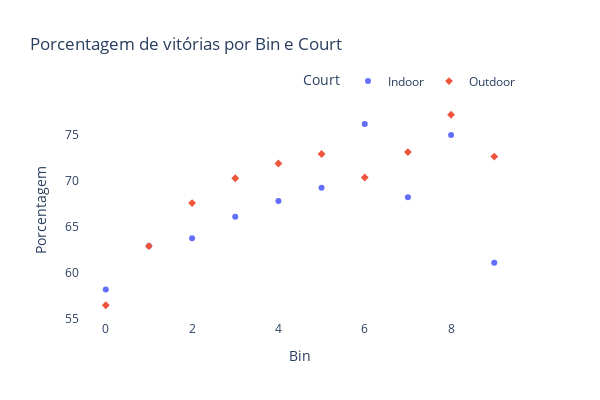

Source (notebook cell):
### Code cell
# Calculando a porcentagem de vitórias por bin e court
grouped_data = result.groupby(['Court', 'Bin']).apply(lambda x: (x['Rank_winner'] < x['Rank_loser']).mean() * 100)
grouped_data = grouped_data.reset_index(name='Porcentagem')

# Definindo as cores para cada court
colors = px.colors.qualitative.Plotly[:len(result['Court'].unique())]

# Criando o gráfico de pontos interativo com legenda
fig = px.scatter(grouped_data, x='Bin', y='Porcentagem', color='Court', symbol='Court',
                 color_discrete_sequence=colors, title='Porcentagem de vitórias por Bin e Court')
fig.update_layout(legend_title='Court', legend=dict(orientation='h', yanchor='bottom', y=1.02, xanchor='right', x=1))

fig.update_layout(width=600, height=400, plot_bgcolor='white')


# Exibindo o gráfico
fig.show()

### Figure 1 — Plotly figure (JSON) as saved in the notebook; plotly's stock layout.template omitted (floating-point values rounded to 4 significant figures)
{"data": [{"hovertemplate": "Court=Indoor<br>Bin=%{x}<br>Porcentagem=%{y}<extra></extra>", "legendgroup": "Indoor", "marker": {"color": "#636EFA", "symbol": "circle"}, "mode": "markers", "name": "Indoor", "orientation": "v", "showlegend": true, "type": "scatter", "x": [0, 1, 2, 3, 4, 5, 6, 7, 8, 9], "xaxis": "x", "y": [58.21, 62.93, 63.77, 66.11, 67.83, 69.27, 76.19, 68.24, 75, 61.11], "yaxis": "y"}, {"hovertemplate": "Court=Outdoor<br>Bin=%{x}<br>Porcentagem=%{y}<extra></extra>", "legendgroup": "Outdoor", "marker": {"color": "#EF553B", "symbol": "diamond"}, "mode": "markers", "name": "Outdoor", "orientation": "v", "showlegend": true, "type": "scatter", "x": [0, 1, 2, 3, 4, 5, 6, 7, 8, 9], "xaxis": "x", "y": [56.5, 62.92, 67.6, 70.29, 71.89, 72.92, 70.37, 73.13, 77.19, 72.65], "yaxis": "y"}], "layout": {"height": 400, "legend": {"orientation": "h", "title": {"text": "Court"}, "tracegroupgap": 0, "x": 1, "xanchor": "right", "y": 1.02, "yanchor": "bottom"}, "plot_bgcolor": "white", "title": {"text": "Porcentagem de vitórias por Bin e Court"}, "width": 600, "xaxis": {"anchor": "y", "domain": [0, 1], "title": {"text": "Bin"}}, "yaxis": {"anchor": "x", "domain": [0, 1], "title": {"text": "Porcentagem"}}}}
